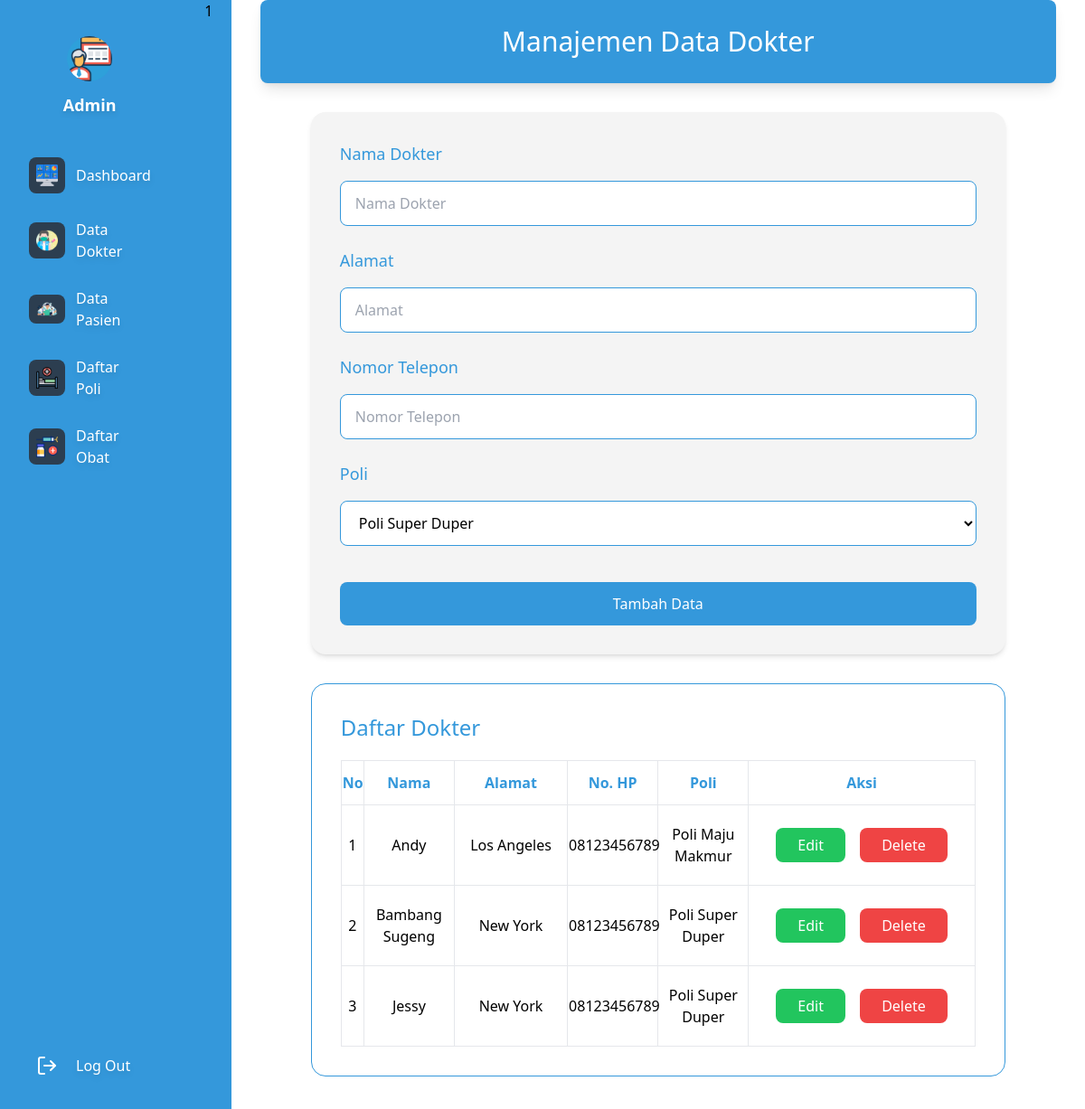
The app's page /pages/admin/kelola_dokter.php (signed in) with its own data.
### tables this page shows
CREATE TABLE `dokter` (
  `id` int(11) UNSIGNED NOT NULL,
  `username` varchar(50) NOT NULL,
  `password` varchar(20) NOT NULL,
  `nama` varchar(255) NOT NULL,
  `alamat` varchar(255) NOT NULL,
  `no_hp` varchar(50) NOT NULL,
  `id_poli` int(11) UNSIGNED NOT NULL
);

CREATE TABLE `poli` (
  `id` int(10) UNSIGNED NOT NULL,
  `nama_poli` varchar(25) NOT NULL,
  `keterangan` text NOT NULL
);

### functions/connect_database.php (called while the page is built)
<?php
$conn = mysqli_connect("localhost", "root", "", "poli" );
function query($query){
    global $conn;
    $data_pack = mysqli_query($conn, $query);
    $data = [];
    while ($item = mysqli_fetch_assoc($data_pack)) {
        $data[] = $item;
    }
    return $data;
}
 ?>

### pages/admin/kelola_dokter.php (the view, shortened to what this page needs)
<?php
require '../../functions/connect_database.php';
$query = "SELECT dokter.*, poli.nama_poli
          FROM dokter
          JOIN poli ON dokter.id_poli = poli.id";
$dokter = mysqli_query($conn, $query);
$poli = query("SELECT * FROM poli");
?>
<!DOCTYPE html>
<html lang="en">
<head>
    <script src="https://cdn.tailwindcss.com"></script>
</head>
<body class="flex gap-5 bg-[#3498db]">
    <?= include("../../components/sidebar_admin.php"); ?>
    <main class="flex flex-col w-full bg-white pb-10 px-8">
<header class="flex items-center gap-3 py-7 shadow-lg bg-[#3498db] rounded-lg w-full">
    <h1 class="text-3xl text-white font-medium w-full text-center">Manajemen Data Dokter</h1>
</header>
        <article>
            <form action="" method="post" class="flex flex-col gap-6 mt-8 mx-auto p-8 bg-[#f4f4f4] rounded-2xl w-full max-w-3xl shadow-md">
                <div class="flex flex-col gap-4">
                    <label for="nama" class="text-lg font-medium text-[#3498db]">Nama Dokter</label>
                    <input type="text" name="nama" id="nama" placeholder="Nama Dokter"
                        class="px-4 py-3 outline-none rounded-lg bg-white border border-[#3498db]">
                </div>
                <div class="flex flex-col gap-4">
                    <label for="alamat" class="text-lg font-medium text-[#3498db]">Alamat</label>
                    <input type="text" name="alamat" id="alamat" placeholder="Alamat"
                        class="px-4 py-3 outline-none rounded-lg bg-white border border-[#3498db]">
                </div>
                <div class="flex flex-col gap-4">
                    <label for="no_hp" class="text-lg font-medium text-[#3498db]">Nomor Telepon</label>
                    <input type="number" name="no_hp" id="no_hp" placeholder="Nomor Telepon"
                        class="px-4 py-3 outline-none rounded-lg bg-white border border-[#3498db]">
                </div>
                <div class="flex flex-col gap-4">
                    <label for="nama_poli" class="text-lg font-medium text-[#3498db]">Poli</label>
                    <select id="nama_poli" name="nama_poli" class="px-4 py-3 outline-none rounded-lg bg-white border border-[#3498db]">
                        <?php foreach ($poli as $item) : ?>
                            <option value="<?= $item["id"]  ?>"><?= $item["nama_poli"]  ?></option>
                        <?php endforeach; ?>
                    </select>
                </div>
                <button type="submit" name="submit"
                    class="bg-[#3498db] w-full py-3 text-white font-medium rounded-lg mt-4 hover:bg-[#2980b9] transition-all duration-300">Tambah Data</button>
            </form>
            <section class="mt-8 mx-auto p-8 border border-[#3498db] rounded-2xl w-full max-w-3xl">
                <h1 class="mb-5 text-2xl text-[#3498db] font-medium">Daftar Dokter</h1>
                <table class="w-full table-fixed border border-[#3498db]">
                    <thead>
                        <tr>
                            <th class="w-[5%] border py-3 text-[#3498db]">No</th>
                            <th class="w-[20%] border py-3 text-[#3498db]">Nama</th>
                            <th class="w-[25%] border py-3 text-[#3498db]">Alamat</th>
                            <th class="w-[20%] border py-3 text-[#3498db]">No. HP</th>
                            <th class="w-[20%] border py-3 text-[#3498db]">Poli</th>
                            <th class="w-[50%] border py-3 text-[#3498db]">Aksi</th>
                        </tr>
                    </thead>
                    <tbody>
                        <?php $index = 1; ?>
                        <?php while ($item = mysqli_fetch_assoc($dokter)) : ?>
                            <tr>
                                <td class="border py-5 text-center"><?= $index ?></td>
                                <td class="border py-5 text-center"><?= $item["nama"] ?></td>
                                <td class="border py-5 text-center"><?= $item["alamat"] ?></td>
                                <td class="border py-5 text-center"><?= $item["no_hp"] ?></td>
                                <td class="border py-5 text-center"><?= $item["nama_poli"] ?></td>
                                <td class="border py-5 text-center">
                                    <a href="edit_dokter.php?id=<?= $item["id"] ?>" class="bg-green-500 px-6 py-2 rounded-lg text-white mr-3">Edit</a>
                                    <a href="hapus_dokter.php?id=<?= $item["id"] ?>" class="bg-red-500 px-6 py-2 rounded-lg text-white">Delete</a>
                                </td>
                            </tr>
                            <?php $index++ ?>
                        <?php endwhile; ?>
                    </tbody>
                </table>
            </section>
        </article>
    </main>
</body>
</html>

### records on screen
dokter: nama "Andy", alamat "Los Angeles", no_hp "08123456789", id_poli.nama_poli "Poli Maju Makmur"
dokter: nama "Bambang Sugeng", alamat "New York", no_hp "08123456789", id_poli.nama_poli "Poli Super Duper"
dokter: nama "Jessy", alamat "New York", no_hp "08123456789", id_poli.nama_poli "Poli Super Duper"

### other values on screen
include("../../components/sidebar_admin.php") "1"
form field nama_poli "Poli Super Duper"
